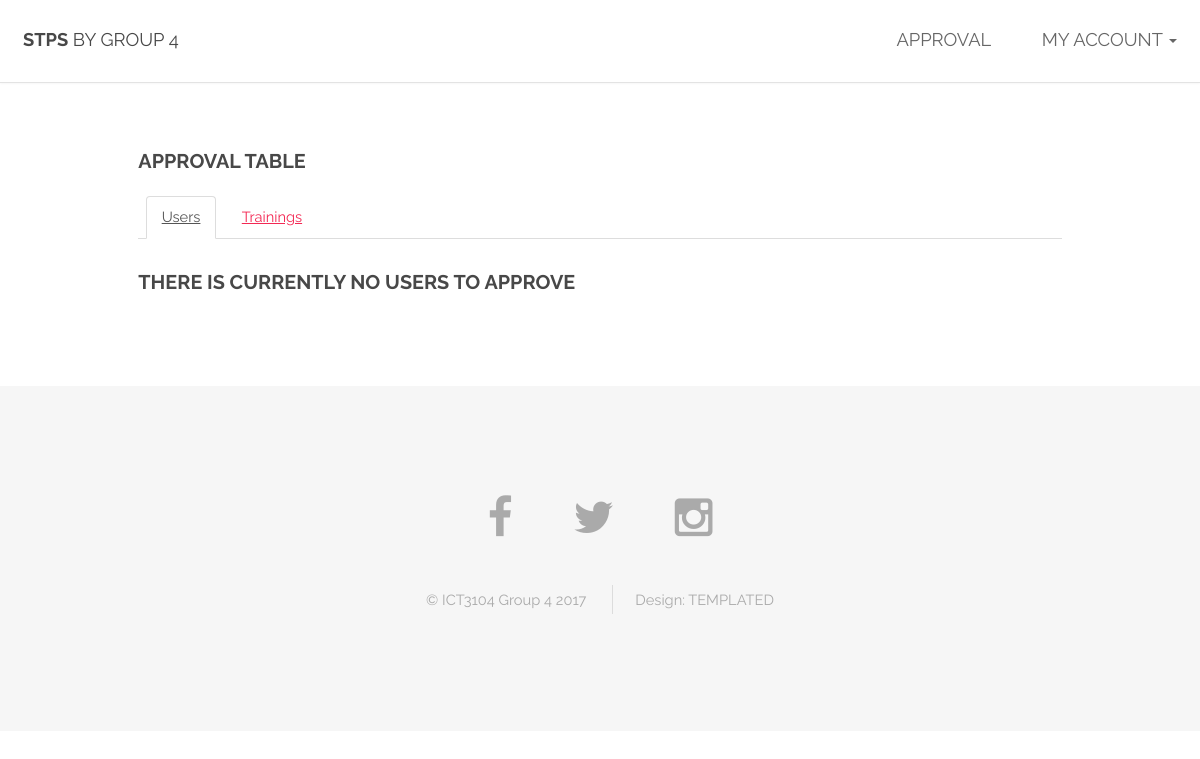
The app's page /admin_approval.php, older data.
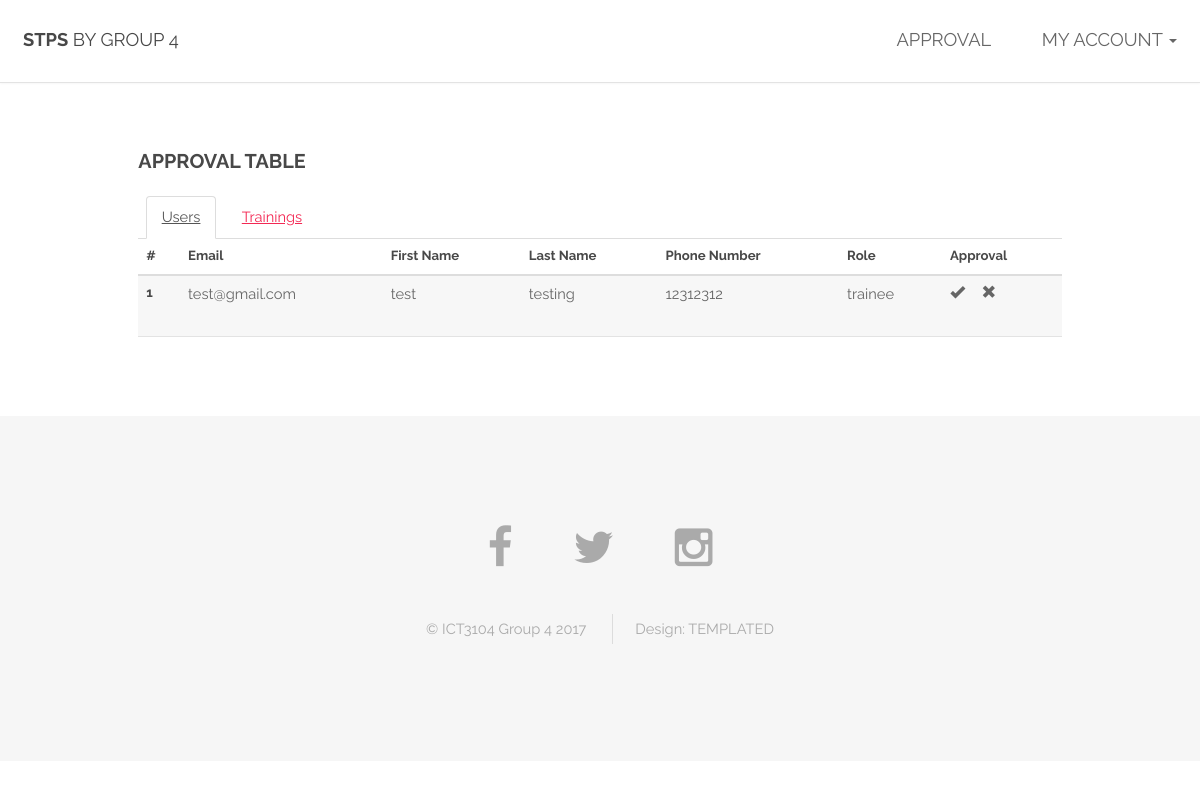
The same page, newer data.
### tables this page shows
CREATE TABLE IF NOT EXISTS `userapproval` (
  `email` varchar(255) NOT NULL,
  `firstName` varchar(35) NOT NULL,
  `lastName` varchar(35) NOT NULL,
  `phoneNumber` int(8) NOT NULL,
  `profilePicture` varchar(255) NOT NULL,
  `role` varchar(10) NOT NULL,
  `password` varchar(50) NOT NULL
);

### admin_approval.php (the view, shortened to what this page needs)
<?php
require_once('database/dbconfig.php');
$sql = "SELECT firstName, lastName, email, phoneNumber, role FROM userapproval";
$query = $conn->prepare($sql);
$stmt = $query->execute();
$result = $query->fetchAll();
?>
<html>
    <head>
        <link href="bootstrap-3.3.5-dist/css/bootstrap.min.css" rel="stylesheet">
        <link rel="stylesheet" href="assets/css/main.css" />
    </head>
    <body>
        <?php
        include "admin_header.php";
        ?>
        <section id="main" class="wrapper">
            <div class="container">
                <h3>Approval table</h3>
                <div>
                    <ul class="nav nav-tabs">
                        <li class="active"><a data-toggle="tab" href="#users">Users</a></li>
                        <li><a data-toggle="tab" href="#trainings">Trainings</a></li>
                    </ul>
                    <div class="tab-content">
                        <div id="users" class="tab-pane fade in active">
                            <?php if(count($result) > 0) {?>
                            <table class="table table-hover">
                                <thead>
                                    <tr>
                                        <th>#</th>
                                        <th>Email</th>
                                        <th>First Name</th>
                                        <th>Last Name</th>
                                        <th>Phone Number</th>
                                        <th>Role</th>
                                        <th>Approval</th>
                                    </tr>
                                </thead>
                                <tbody>
                                    <?php
                                    $count = 1;
                                    foreach($result as $row) {
                                        echo
                                        "<tr>".
                                            "<th>$count</th>".
                                            "<td>".$row['email']."</td>".
                                            "<td>".$row['firstName']."</td>".
                                            "<td>".$row['lastName']."</td>".
                                            "<td>".$row['phoneNumber']."</td>".
                                            "<td>".$row['role']."</td>";
                                    ?>
                                            <td id='approval'>
                                                <div class="row">
                                                    <div class="col-md-3">
                                                        <form class="form-horizontal" method='POST' action='admin_approval.php' id='approve<?php echo $count ?>'><input type='hidden' name='approveMail' value='<?php echo $row['email'] ?>'/><span onclick='document.getElementById("approve<?php echo $count ?>").submit();' style='cursor:pointer;' class='glyphicon glyphicon-ok'></span></form>
                                                    </div>
                                                    <div class="col-md-3">
                                                        <form class="form-horizontal" method='POST' action='admin_approval.php' id='disprove<?php echo $count ?>'><input type='hidden' name='disproveMail' value='<?php echo $row['email'] ?>'/><span onclick='document.getElementById("disprove<?php echo $count ?>").submit();' style='cursor:pointer;' class='glyphicon glyphicon-remove'></span></form>
                                                    </div>
                                                </div>
                                            </td>
                                    <?php
                                    echo
                                        "</tr>";
                                        $count++;
                                    }
                                    ?>
                                </tbody>
                            </table>
                            <?php } else { ?>
                            <p><h3>There is currently no users to approve</h3></p>
                            <?php } ?>
                        </div>
                    </div>
                </div>
            </div>
        </section>
        <?php
        include "footer.php";
        ?>
    </body>
</html>

Row changes from the older to the newer data that the page shows:
added userapproval: email "test@gmail.com", firstName "test", lastName "testing", phoneNumber "12312312", role "trainee"
Text that changed along with them:
text no longer shown: "THERE IS CURRENTLY NO USERS TO APPROVE"
text now shown: "# Email First Name Last Name Phone Number Role Approval"
